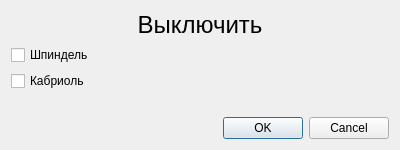
<?xml version="1.0" encoding="UTF-8"?>
<ui version="4.0">
 <class>OffDialog</class>
 <widget class="QDialog" name="OffDialog">
  <property name="geometry">
   <rect>
    <x>0</x>
    <y>0</y>
    <width>400</width>
    <height>150</height>
   </rect>
  </property>
  <property name="windowTitle">
   <string>Выключить</string>
  </property>
  <property name="toolTip">
   <string>&lt;html&gt;&lt;head/&gt;&lt;body&gt;&lt;p align=&quot;justify&quot;&gt;&lt;span style=&quot; font-size:12pt;&quot;&gt;Быстрая клавиша &lt;/span&gt;&lt;span style=&quot; font-size:12pt; color:#3300ff;&quot;&gt;2 &lt;/span&gt;&lt;span style=&quot; font-size:12pt;&quot;&gt;&lt;br/&gt;ВЫКЛЮЧИТЬ [&lt;/span&gt;&lt;span style=&quot; font-size:12pt; font-weight:600;&quot;&gt;НОМЕРА УСТРОЙСТВ&lt;/span&gt;&lt;span style=&quot; font-size:12pt;&quot;&gt;] &lt;br/&gt;Выключает выбранные устройства. &lt;/span&gt;&lt;/p&gt;&lt;/body&gt;&lt;/html&gt;</string>
  </property>
  <property name="whatsThis">
   <string>&lt;html&gt;&lt;head/&gt;&lt;body&gt;&lt;p align=&quot;justify&quot;&gt;&lt;span style=&quot; font-size:12pt;&quot;&gt;Быстрая клавиша &lt;/span&gt;&lt;span style=&quot; font-size:12pt; color:#3300ff;&quot;&gt;2 &lt;/span&gt;&lt;span style=&quot; font-size:12pt;&quot;&gt;&lt;br/&gt;ВЫКЛЮЧИТЬ [&lt;/span&gt;&lt;span style=&quot; font-size:12pt; font-weight:600;&quot;&gt;НОМЕРА УСТРОЙСТВ&lt;/span&gt;&lt;span style=&quot; font-size:12pt;&quot;&gt;] &lt;br/&gt;Выключает выбранные устройства. &lt;/span&gt;&lt;/p&gt;&lt;/body&gt;&lt;/html&gt;</string>
  </property>
  <layout class="QGridLayout" name="gridLayout">
   <item row="4" column="0" colspan="2">
    <widget class="QDialogButtonBox" name="buttonBox">
     <property name="orientation">
      <enum>Qt::Horizontal</enum>
     </property>
     <property name="standardButtons">
      <set>QDialogButtonBox::Cancel|QDialogButtonBox::Ok</set>
     </property>
    </widget>
   </item>
   <item row="2" column="0">
    <widget class="QCheckBox" name="kabriol_off_checkBox">
     <property name="sizePolicy">
      <sizepolicy hsizetype="Minimum" vsizetype="Fixed">
       <horstretch>2</horstretch>
       <verstretch>0</verstretch>
      </sizepolicy>
     </property>
     <property name="text">
      <string>Кабриоль</string>
     </property>
    </widget>
   </item>
   <item row="1" column="0">
    <widget class="QCheckBox" name="spindle_off_checkBox">
     <property name="sizePolicy">
      <sizepolicy hsizetype="Minimum" vsizetype="Fixed">
       <horstretch>2</horstretch>
       <verstretch>0</verstretch>
      </sizepolicy>
     </property>
     <property name="text">
      <string>Шпиндель</string>
     </property>
    </widget>
   </item>
   <item row="0" column="0" colspan="2">
    <widget class="QLabel" name="off_action_label">
     <property name="sizePolicy">
      <sizepolicy hsizetype="Preferred" vsizetype="Fixed">
       <horstretch>0</horstretch>
       <verstretch>0</verstretch>
      </sizepolicy>
     </property>
     <property name="font">
      <font>
       <pointsize>18</pointsize>
      </font>
     </property>
     <property name="text">
      <string>Выключить</string>
     </property>
     <property name="alignment">
      <set>Qt::AlignCenter</set>
     </property>
    </widget>
   </item>
   <item row="3" column="0">
    <spacer name="verticalSpacer">
     <property name="orientation">
      <enum>Qt::Vertical</enum>
     </property>
     <property name="sizeHint" stdset="0">
      <size>
       <width>20</width>
       <height>100</height>
      </size>
     </property>
    </spacer>
   </item>
  </layout>
 </widget>
 <resources/>
 <connections>
  <connection>
   <sender>buttonBox</sender>
   <signal>accepted()</signal>
   <receiver>OffDialog</receiver>
   <slot>accept()</slot>
   <hints>
    <hint type="sourcelabel">
     <x>248</x>
     <y>254</y>
    </hint>
    <hint type="destinationlabel">
     <x>157</x>
     <y>274</y>
    </hint>
   </hints>
  </connection>
  <connection>
   <sender>buttonBox</sender>
   <signal>rejected()</signal>
   <receiver>OffDialog</receiver>
   <slot>reject()</slot>
   <hints>
    <hint type="sourcelabel">
     <x>316</x>
     <y>260</y>
    </hint>
    <hint type="destinationlabel">
     <x>286</x>
     <y>274</y>
    </hint>
   </hints>
  </connection>
 </connections>
</ui>
